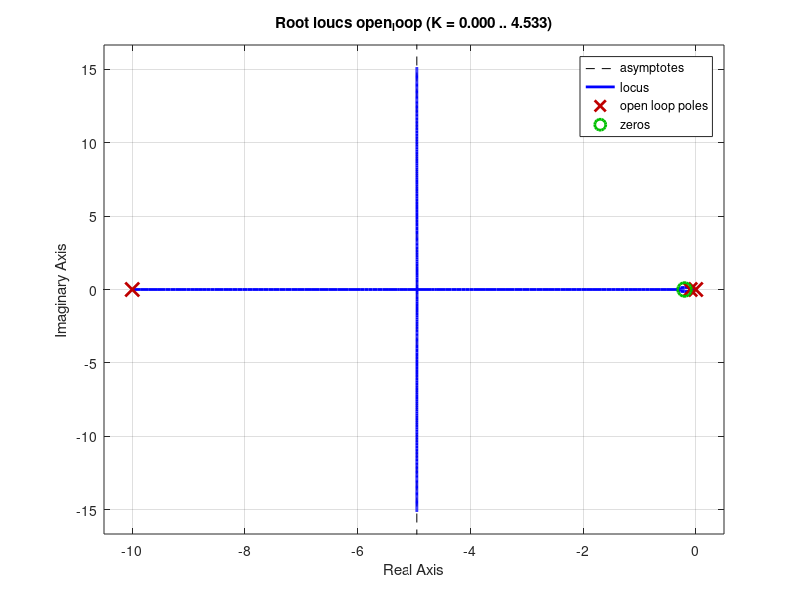
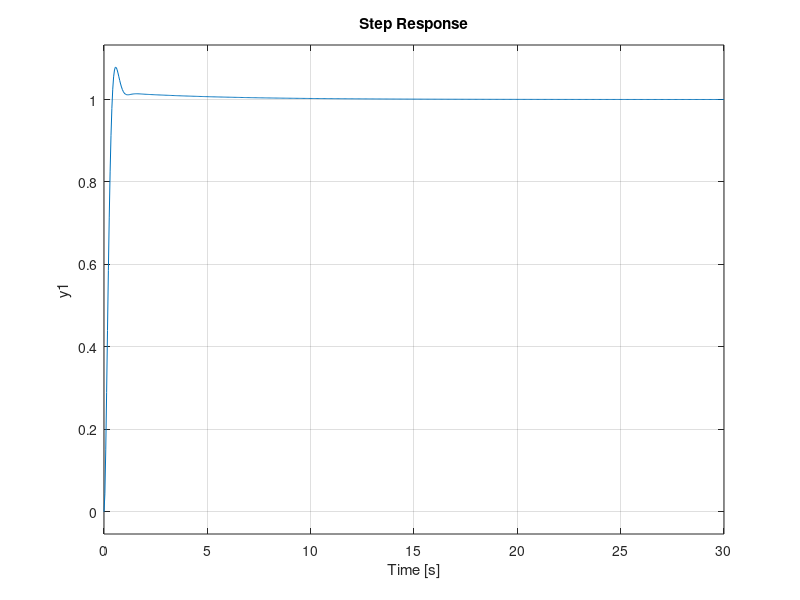

Source code (MATLAB) for these figures, in order: (Note: this script raises an error after producing the figures.)
% Used the Control System Designer to create a Proportional Controller
clear, clc, close all

%% Step 1: Generate Controller, Plant Model
Gc = zpk(-0.2 , 0, 2.25) %zpk(zeros,poles,gain)
Gp = zpk([], [-0.1 -10], 25)

%% Step 2: Open-Loop Function
open_loop = Gc*Gp
% controlSystemDesigner()

%% Step 3: Root Locus Design
figure;
rlocus(open_loop);

%% Step 4: Closed-Loop System
closed_loop = feedback(open_loop, 1,-1);
figure;
step(closed_loop);

%% Closed Loop System Response Info
stepinfo(closed_loop)